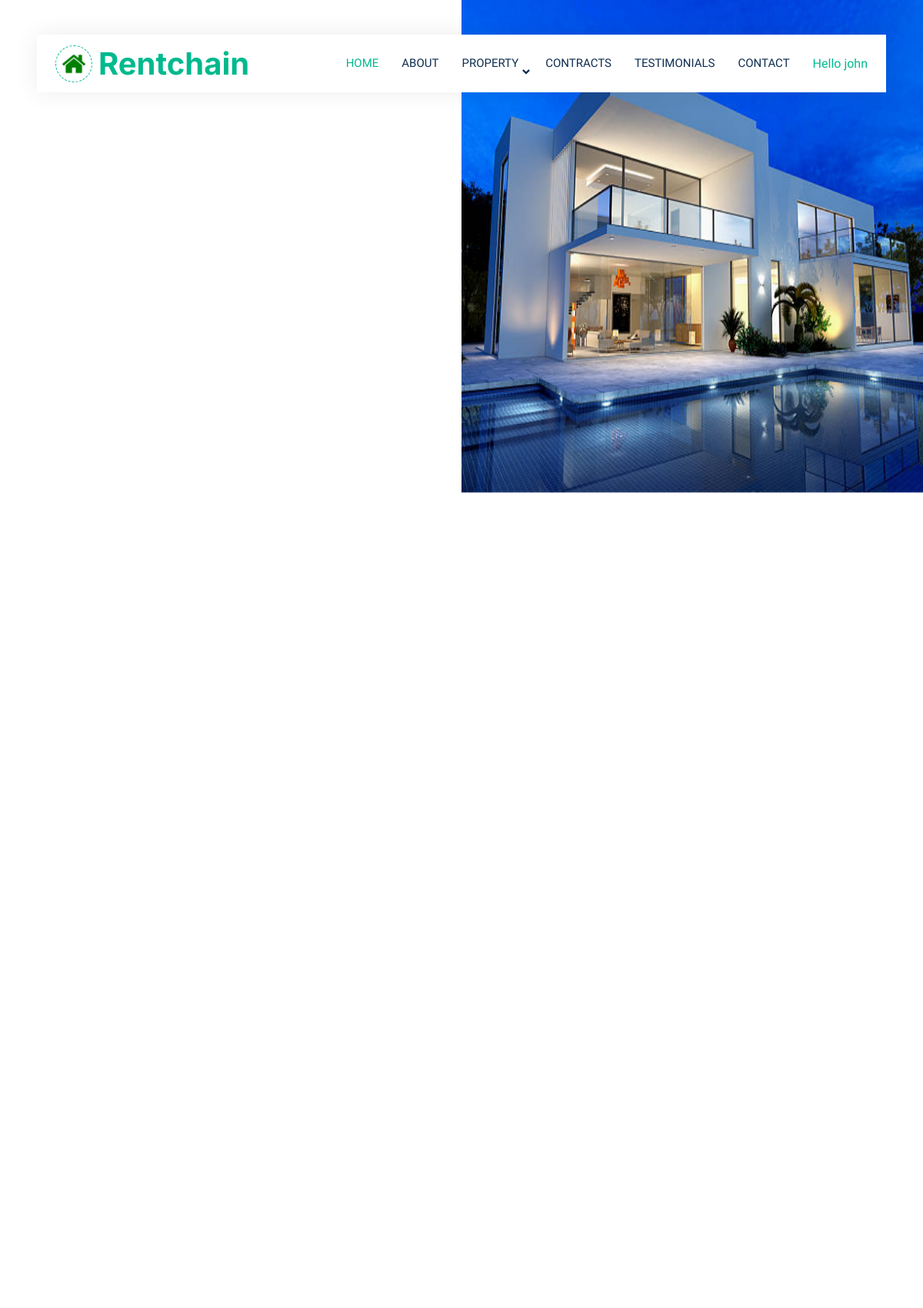
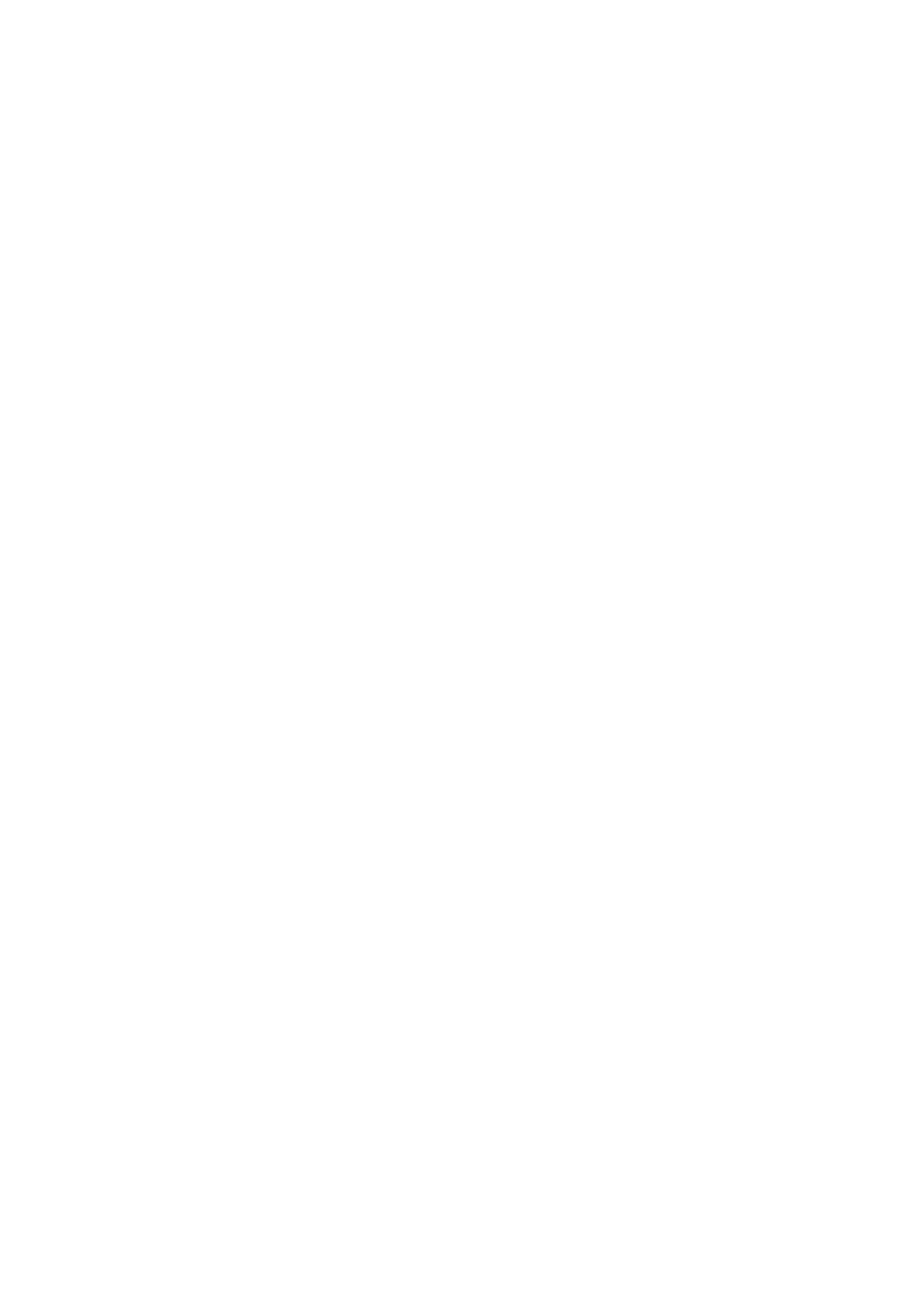
The page / (signed in, upper part) on the database its author committed (2 pictures, top to bottom).
### property_app/models.py (models this page shows, shortened)
class User(AbstractUser):
    ROLES = [
        ('client', 'Client'),
        ('landlord', 'Landlord'),
        ('admin', 'Admin'),
    ]
    role = models.CharField(max_length=10, choices=ROLES, default='client')
    wallet_balance = models.DecimalField(max_digits=10, decimal_places=2, default=0.00)
    groups = models.ManyToManyField(
        Group,
        related_name="custom_user_groups",  # Specify a custom related_name
        blank=True,
    )
    user_permissions = models.ManyToManyField(
        Permission,
        related_name="custom_user_permissions",  # Specify a custom related_name
        blank=True,
    )

class PropertyImage(models.Model):
    property = models.ForeignKey(Property, on_delete=models.CASCADE, related_name='images')
    image = models.ImageField(upload_to='media/property_images')
    image_id = models.CharField(max_length=5)
    uploaded_at = models.DateTimeField(auto_now_add=True)

### property_app/views.py (the view)
def home(request):
    property_images = PropertyImage.objects.all()
    properties = Property.objects.all()
    for property in properties:
        print(property.id,property.name)
    units= Property.objects.prefetch_related(
        Prefetch('images', queryset=PropertyImage.objects.order_by('uploaded_at'))
    )
    categories = Property.CATEGORY_CHOICES
    properties_by_category = {
        category[1]: Property.objects.filter(category=category[0]).prefetch_related('images')
        for category in categories
    }
    return render(request, 'index.html', {'property_images': property_images, 'properties_by_category': properties_by_category,'units':units})

### property_app/context_processors.py (called while the page is built)
def dashboard_url(request):
    if request.user.is_authenticated:
        if request.user.role == 'client':
            return {'dashboard_url': reverse('client_dashboard')}
        elif request.user.role == 'landlord':
            return {'dashboard_url': reverse('landlord_dashboard')}
        elif request.user.role == 'admin':
            return {'dashboard_url': reverse('admin_dashboard')}
    return {'dashboard_url': None}

### property_app/templates/index.html (shortened to what this page needs)
{% extends "base.html" %}
{%block content%}
        <div class="container-fluid header bg-white p-0">
            <div class="row g-0 align-items-center flex-column-reverse flex-md-row">
                <div class="col-md-6 animated fadeIn">
                    <div class="owl-carousel header-carousel" >
                        {% for image in property_images %}
                        <div class="owl-carousel-item"style="height:85vh">
                            <img class="img-fluid" style="height:80vh"src="{{ image.image.url }}" alt="">
                        </div>
                        {%endfor%}
                    </div>
                </div>
            </div>
        </div>
{%endblock%}

### property_app/templates/base.html (shortened to what this page needs)
{%load static%}
<!DOCTYPE html>
<html lang="en">
<head>
    <link href="https://cdnjs.cloudflare.com/ajax/libs/font-awesome/6.0.0-beta3/css/all.min.css" rel="stylesheet">
    <link href="//maxcdn.bootstrapcdn.com/bootstrap/4.1.1/css/bootstrap.min.css" rel="stylesheet" id="bootstrap-css">
    <link href="https://cdn.jsdelivr.net/npm/bootstrap@5.3.0-alpha1/dist/css/bootstrap.min.css" rel="stylesheet">
    <link href="https://cdnjs.cloudflare.com/ajax/libs/font-awesome/5.10.0/css/all.min.css" rel="stylesheet">
    <link href="https://cdn.jsdelivr.net/npm/bootstrap-icons@1.4.1/font/bootstrap-icons.css" rel="stylesheet">
    <link href="https://cdn.jsdelivr.net/npm/bootstrap@5.3.0/dist/css/bootstrap.min.css" rel="stylesheet">
    <link href="{% static "lib/animate/animate.min.css" %}"   rel="stylesheet">
    <link href= "{% static "lib/owlcarousel/assets/owl.carousel.min.css" %}" rel="stylesheet">
    <link href="{% static "bootstrap.min.css" %}" rel="stylesheet">
    <link href= "{% static "style.css" %}" rel="stylesheet">
</head>
<body>
    <div class="container-xxl bg-white p-0">
        <div class="container-fluid nav-bar bg-transparent">
            <nav class="navbar navbar-expand-lg bg-white navbar-light py-0 px-4">
                <a href="index.html" class="navbar-brand d-flex align-items-center text-center">
                    <div class="icon p-2 me-2">
                        <img class="img-fluid" src="img/favicon2.ico" alt="Icon" style="width: 30px; height: 30px;">
                    </div>
                    <h1 class="m-0 text-primary">Rentchain</h1>
                </a>
                <div class="collapse navbar-collapse" id="navbarCollapse">
                    <div class="navbar-nav ms-auto">
                        <a href="{%url 'home'%}" class="nav-item nav-link active">Home</a>
                        <a href="/Rentchain/about.html" class="nav-item nav-link">About</a>
                        <div class="nav-item dropdown">
                            <a href="#" class="nav-link dropdown-toggle" data-bs-toggle="dropdown">Property</a>
                        </div>
                        <a href="/Rentchain//contracts.html" class="nav-item nav-link">Contracts</a>
                        <div class="nav-item dropdown">
                            <a href="/Rentchain/testimonial.html" class="nav-item nav-link" >Testimonials</a>
                        </div>
                        <a href="/Rentchain/contact.html" class="nav-item nav-link">Contact</a>
                    </div>
                    {% if dashboard_url %}
    <a href="{{ dashboard_url }}">Hello {{request.user.username}}</a>
{% else %}
    <a href="/login/">Login</a>
{% endif %}
                </div>
            </nav>
        </div>
        {%block content%}
        {%endblock%}
</body>
</html>

### property_app/static/style.css (style rules this page uses)
:root { --primary: #00B98E; --secondary: #FF6922; --light: #EFFDF5; --dark: #0E2E50; }
.nav-bar { position: relative; margin-top: 45px; padding: 0 3rem; transition: .5s; z-index: 9999; }
.navbar { box-shadow: 0 0 30px rgba(0, 0, 0, .08); }
.navbar .dropdown-toggle::after { border: none; content: "\f107"; font-family: "Font Awesome 5 Free"; font-weight: 900; vertical-align: middle; margin-left: 5px; transition: .5s; }
.navbar-light .navbar-nav .nav-link { margin-right: 30px; padding: 25px 0; color: #FFFFFF; font-size: 15px; text-transform: uppercase; outline: none; }
.navbar-light .navbar-nav .nav-link:hover, .navbar-light .navbar-nav .nav-link.active { color: var(--primary); }
.navbar-light .navbar-brand { height: 75px; }
.navbar-light .navbar-nav .nav-link { color: var(--dark); font-weight: 500; }
@media (min-width: 992px) { .header { margin-top: -120px; } }
.icon { padding: 15px; display: inline-flex; align-items: center; justify-content: center; background: #FFFFFF !important; border-radius: 50px; border: 1px dashed var(--primary) !important; }

### rows shown on the page
User: user.username "john"
PropertyImage: image (picture)
